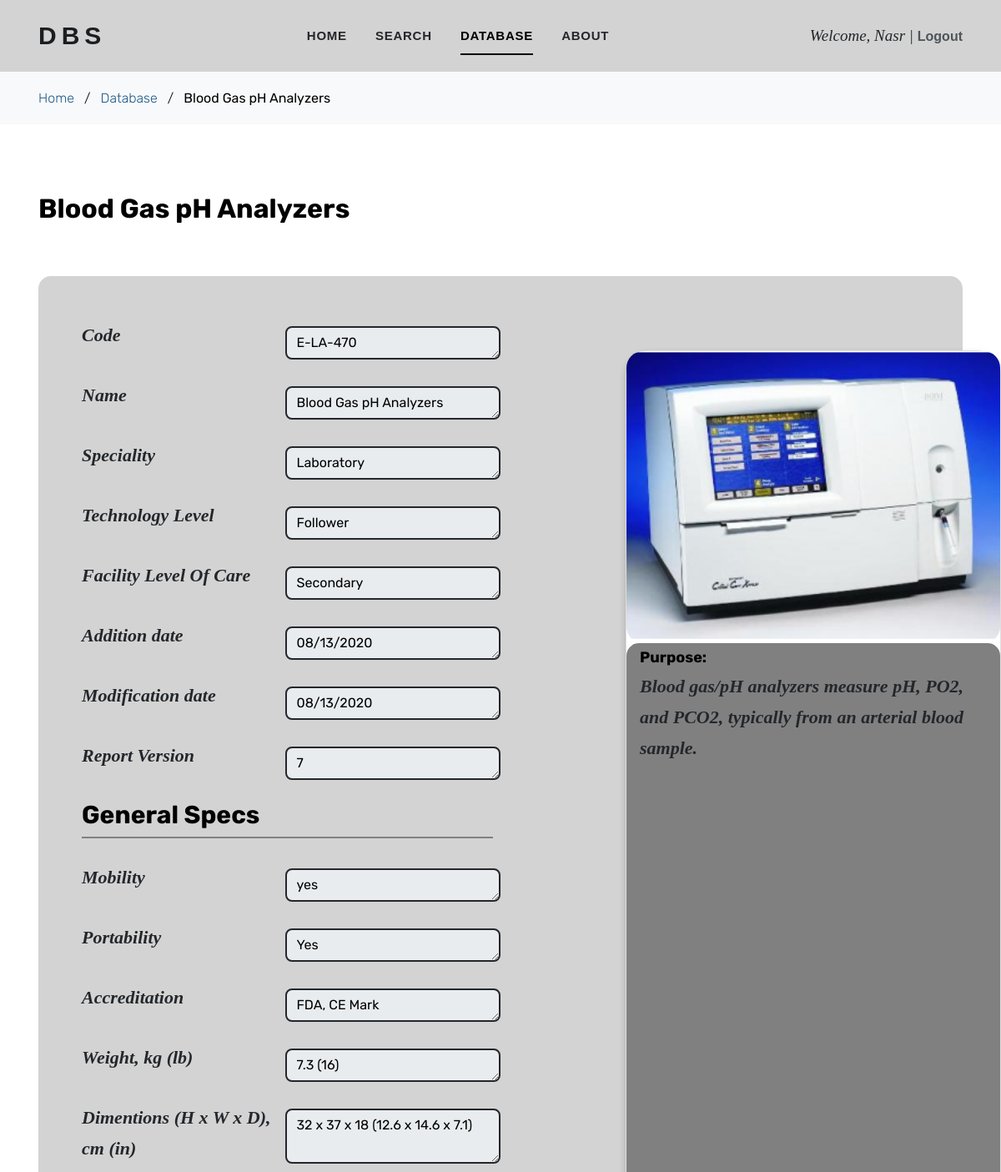
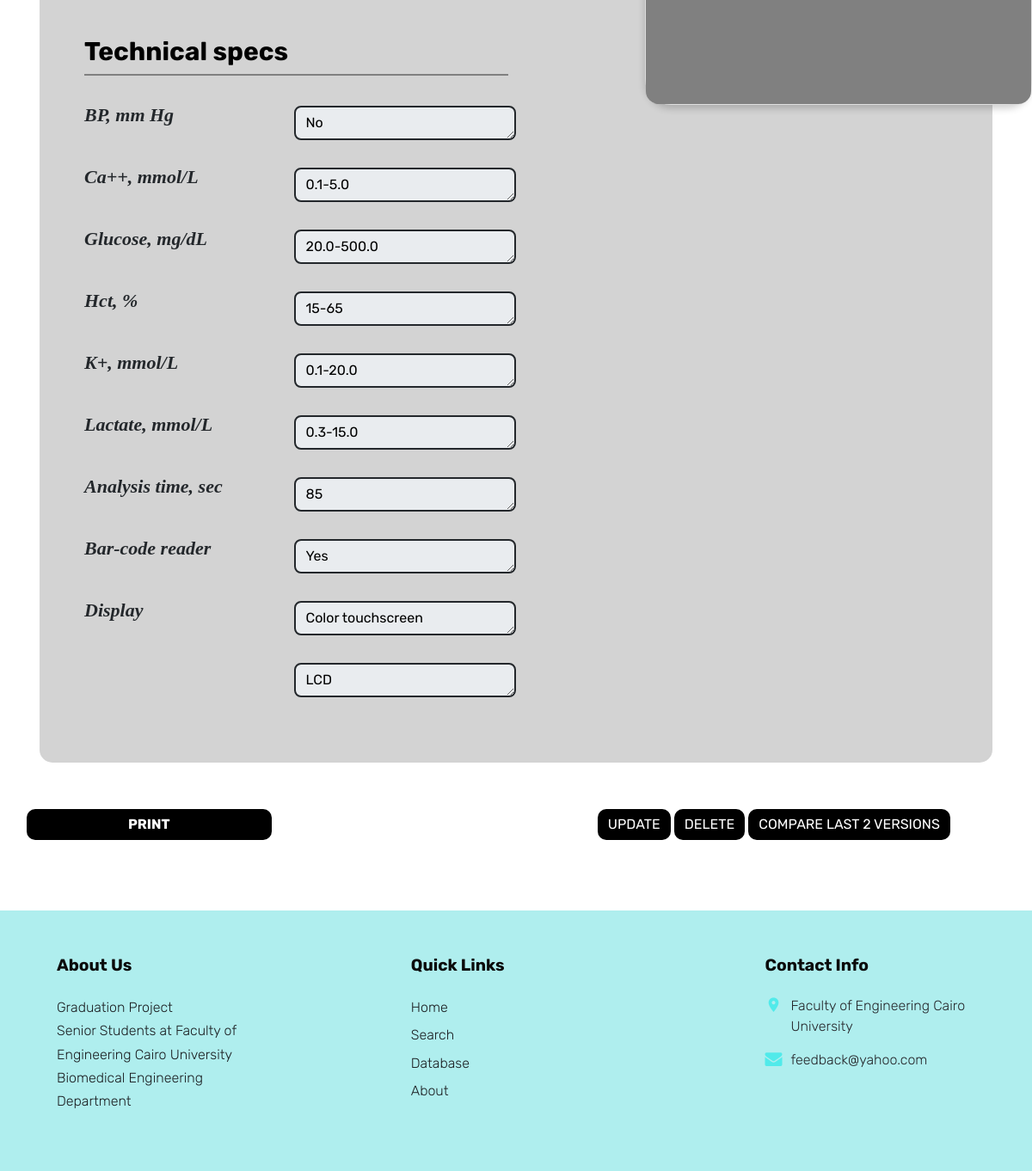
Screenshot of /techspecs/allequipments/4/ (signed in) with the database file from the repository (2 pictures, top to bottom).
### techspecs/models.py (models this page shows, shortened)
class Technical_Report(models.Model):
    code = models.CharField(max_length=10)
    version = models.PositiveIntegerField()
    equipment_name = models.CharField(max_length=50)
    purpose = models.TextField(default='654')
    speciality = models.CharField(max_length=25)
    picture = models.ImageField(upload_to='media/', height_field=None, width_field=None, max_length=1000)
    general_specs = models.ManyToManyField(General_Specs, blank=True)
    technical_specs = models.ManyToManyField(Technical_Specs, blank=True)
    modification_date = models.CharField(max_length=20)
    addition_date = models.CharField(max_length=20)
    technology_level = models.CharField(max_length=10)
    facility_level = models.CharField(max_length=10)

class General_Specs(models.Model):
    name = models.CharField(max_length=100, null=True)
    value = models.CharField(max_length=100, null=True)

class Technical_Specs(models.Model):
    name = models.CharField(max_length=100, null=True, blank=True)
    value = models.CharField(max_length=100, null=True, blank=True)

### techspecs/views.py (the view)
# urls.py: path('allequipments/<str:id>/', views.admin_detail, name='details'),
@login_required(login_url='login')
def admin_detail(request, id):
    device = get_object_or_404(Technical_Report, pk=id)
    return render(request, 'techspecs/admin_detail.html', {'device': device})

### techspecs/templates/techspecs/admin_detail.html (shortened to what this page needs)
{% extends 'base.html' %}
{% block content %}
    <div class="site-navbar py-2" style="background: lightgray">
      <div class="container">
        <div class="d-flex align-items-center justify-content-between">
          <div class="logo">
            <div class="site-logo">
              <a href="{% url 'home' %}" class="js-logo-clone">DBS</a>
            </div>
          </div>
        <div class="main-nav d-none d-lg-block">
                <nav class="site-navigation text-right text-md-center" role="navigation">
                  <ul class="site-menu js-clone-nav d-none d-lg-block">
                    <li><a href="{% url 'home' %}">Home</a></li>
                    <li><a href="{% url 'search' %}">Search</a></li>
                    <li class="active"><a href="{% url 'all_equipments' %}">Database</a></li>
                    <li><a href="{% url 'about' %}">About</a></li>
                  </ul>
                </nav>
              </div>
           {% if user.is_authenticated %}
            <div>
            <span class="text" style="font-size: 19px; text-transform: capitalize"> Welcome, {{ request.user }}  |  </span>
            <span><a href="{% url 'logout' %}">Logout</a></span>
            </div>
        {% else %}
            <span><a href="{% url 'login' %}">Sign In</a> | <a href="{% url 'register' %}">Sign Up</a></span>
        {% endif %}
          </div>
        </div>
      </div>
</div>
    <div class="bg-light py-3">
      <div class="container">
        <div class="row">
          <div class="col-md-12 mb-0">
            <a href="{% url 'home' %}" style="color: #1d5987">Home</a> <span class="mx-2 mb-0">/</span>
          <a href="{% url 'all_equipments' %}" style="color: #1d5987">Database</a> <span class="mx-2 mb-0">/</span>
            <strong class="text-black">{{ device.equipment_name }}</strong>
            </div>
        </div>
      </div>
    </div>
<div class="site-section">
<div class="container">
<h2 class="text-black">
    <b>{{ device.equipment_name }}</b>
</h2>
<br/>
<br/>
<form class="text-black" style="border: 2px solid lightgray;border-radius: 15px; padding: 50px ;background: lightgray">
{% if device.picture %}
<div class="card" >
  <img src="{{ device.picture.url }}" class="card-img" alt="Image" style="border-radius: 20px; height: 350px">
    {% if device.purpose %}
  <div class="card-body container" style="background: gray;border-radius: 15px;" >
    <b style="color: black; font-size: 18px; font-weight: bold">Purpose:</b><p class=" text_form">{{ device.purpose }}</p>
  </div>
    {% endif %}
</div>
{% endif %}
{% if device.code %}
<div class="form-group row ">
<label for="colFormLabel" class="col-sm-3 text_form">Code</label>
<textarea class="form-control col-sm-3 text-black input_form" id="colFormLabel" rows="1" readonly wrap="hard">{{ device.code }}</textarea>
</div>
{% endif %}
{% if device.equipment_name %}
<div class="form-group row">
<label for="colFormLabel" class="col-sm-3 text_form">Name</label>
<textarea class="form-control col-sm-3 text-black input_form" id="colFormLabel" rows="1" readonly wrap="hard" >{{ device.equipment_name }}</textarea>
</div>
{% endif %}
{% if device.speciality %}
<div class="form-group row">
<label for="colFormLabel" class="col-sm-3 text_form">Speciality</label>
<textarea class="form-control col-sm-3 text-black input_form" id="colFormLabel" rows="1" readonly wrap="hard">{{ device.speciality }}</textarea>
</div>
{% endif %}
{% if device.technology_level %}
<div class="form-group row">
<label for="colFormLabel" class="col-sm-3 text_form">Technology Level</label>
<textarea class="form-control col-sm-3 text-black input_form" id="colFormLabel" rows="1" readonly wrap="hard">{{ device.technology_level }}</textarea>
</div>
{% endif %}
{% if device.facility_level %}
<div class="form-group row">
<label for="colFormLabel" class="col-sm-3 text_form">Facility Level Of Care</label>
<textarea class="form-control col-sm-3 text-black input_form" id="colFormLabel" rows="1" readonly wrap="hard">{{ device.facility_level }}</textarea>
</div>
{% endif %}
{% if device.addition_date %}
<div class="form-group row">
<label for="colFormLabel" class="col-sm-3 text_form">Addition date</label>
<textarea class="form-control col-sm-3 text-black input_form" id="colFormLabel" rows="1" readonly wrap="hard">{{ device.addition_date }}</textarea>
</div>
{% endif %}
{% if device.modification_date %}
<div class="form-group row">
<label for="colFormLabel" class="col-sm-3 text_form">Modification date</label>
<textarea class="form-control col-sm-3 text-black input_form" id="colFormLabel" rows="1" readonly wrap="hard">{{ device.modification_date }}</textarea>
</div>
{% endif %}
<div class="form-group row ">
<label for="colFormLabel" class="col-sm-3 text_form">Report Version</label>
<textarea class="form-control col-sm-3 text-black input_form" id="colFormLabel" rows="1" readonly wrap="hard">{{ device.version }}</textarea>
</div>
{% if device.general_specs.all  %}
<h2  style="font-weight: bold; font-size: 30px">General Specs</h2>
<hr style="border: 1px solid gray; width: 13cm; margin: 0px "/><br/>
{% endif %}
{% for item in device.general_specs.all %}
    <div class="form-group row">
    <label for="colFormLabel" class="col-sm-3 text_form">{{item.name}}</label>
    <textarea class="form-control col-sm-3 text-black input_form" id="colFormLabel" rows="1" readonly wrap="hard">{{ item.value }}</textarea>
    </div>
{% endfor %}
    <br/>
{% if device.technical_specs.all  %}
<h2  style="font-weight: bold; font-size: 30px">Technical specs</h2>
<hr style="border: 1px solid gray; width: 13cm; margin: 0px "/><br/>
{% endif %}
{% for item in device.technical_specs.all %}
    {% if item.name == 'none' %}
    <div class="form-group row">
    <label for="colFormLabel" class="col-sm-3 text_form"></label>
    <textarea class="form-control col-sm-3 text-black input_form" id="colFormLabel" rows="1" readonly wrap="hard">{{ item.value }}</textarea>
    </div>
    {% else %}
    <div class="form-group row">
    <label for="colFormLabel" class="col-sm-3 text_form">{{ item.name }}</label>
    <textarea class="form-control col-sm-3 text-black input_form" id="colFormLabel" rows="1" readonly wrap="hard">{{ item.value }}</textarea>
    </div>
    {% endif %}
{% endfor %}
</form>
<br><br>
<div class=" row " >
    <button type="submit" class="button btn col-sm-3 " style="font-weight: bold ; background: black; border: black; color: white"
        onclick="document.location.href = 'http://127.0.0.1:8000/techspecs/pdf/{{ device.id}}'">Print</button>
    <label class="col-sm-4"></label>
    <div>
              <button type="button" class="button btn " style="background: black; border: black; color: white"
                      onclick="document.location.href = 'http://127.0.0.1:8000/techspecs/update/{{ device.id }}'">Update</button>
              <button type="button" class="button btn" style="background: black; border: black; color: white"
                      onclick="document.location.href = 'http://127.0.0.1:8000/techspecs/delete/{{ device.id }}'">Delete</button>
              <button type="button" class="button btn" style="background: black; border: black; color: white"
                      onclick="document.location.href = 'http://127.0.0.1:8000/techspecs/compare/{{ device.id}}'">Compare last 2 versions</button>
    </div>
  </div>
</div>
</div>
{% endblock %}

### static/techspecs/css/style.css (style rules this page uses)
body { line-height: 1.7; color: black; font-weight: 300; font-size: 16px; }
a { -webkit-transition: .3s all ease; -o-transition: .3s all ease; transition: .3s all ease; }
.text-black { color: #000; }
.btn { -webkit-transition: .3s all ease-in-out; -o-transition: .3s all ease-in-out; transition: .3s all ease-in-out; text-transform: uppercase; border-width: 2px; border-radius: 25px; }
.site-section { padding: 2.5em 0; }
@media (min-width: 768px) { .site-section { padding: 5em 0; } }
.site-logo a { text-transform: uppercase; letter-spacing: .2em; font-size: 30px; color: #1b1e21 !important; font-weight: 900; }
.site-navbar { margin-bottom: 0px; z-index: 2000; position: relative; top: 0; width: 100%; background: white; }
.site-navbar a { color: #4e555b; font-family: "Italic Outline Art", sans-serif; text-shadow: #363636; font-weight: bold; }
.site-navbar .site-navigation .site-menu { margin-left: 0; padding-left: 0; margin-bottom: 0; }
.site-navbar .site-navigation .site-menu .active > a { color: #000; position: relative; }
.site-navbar .site-navigation .site-menu .active > a:before { content: ""; position: absolute; left: 10px; right: 10px; height: 2px; background: #000; bottom: 0; }
.site-navbar .site-navigation .site-menu a { text-decoration: none !important; font-size: 15px; display: inline-block; }
.site-navbar .site-navigation .site-menu > li { display: inline-block; padding: 10px 5px; }
.site-navbar .site-navigation .site-menu > li > a { padding: 10px 10px; text-transform: uppercase; letter-spacing: .05em; color: #25262a; font-size: 15px; text-decoration: none !important; }
.site-mobile-menu .site-mobile-menu-header .site-mobile-menu-logo a { display: inline-block; text-transform: uppercase; color: #000; letter-spacing: .2em; font-size: 22px; font-weight: 900; }
.site-mobile-menu .site-nav-wrap { padding: 0; margin: 0; list-style: none; position: relative; }
.site-mobile-menu .site-nav-wrap a { padding: 10px 20px; display: block; position: relative; color: #212529; }
.site-mobile-menu .site-nav-wrap li { position: relative; display: block; }
.site-mobile-menu .site-nav-wrap > li { display: block; position: relative; float: left; width: 100%; }
.site-mobile-menu .site-nav-wrap > li > a { padding-left: 20px; font-size: 20px; }

### static/techspecs/mystyle.css (style rules this page uses)
.input_form { margin: 8px 0; box-sizing: border-box; border: 2px solid #23272b; border-radius: 8px; outline: none; }
.text { font-family: "Times New Roman", serif; font-style: italic; text-shadow: #363636; color: #23272b; font-size: 24px; }
.text_form { font-family: "Times New Roman", serif; font-weight: bold; font-style: italic; text-shadow: #363636; color: #23272b; font-size: 22px; }
.row:after { content: ""; display: table; clear: both; }
.button { background-color: #117a8b; outline: none; border: 2px solid #117a8b; color: black; cursor: pointer; fill: #117a8b; border-radius:10px; }
.card { top: 420px; left: 750px; position: absolute; box-shadow: 0 4px 8px 0 rgba(0,0,0,0.2); transition: 0.3s; width: 450px; height: 40%; border-radius: 30px; }
img { border-radius: 5px 5px 0 0; }
.container { padding: 2px 16px; }

### rows the page displays
Technical_Report: equipment_name "Blood Gas pH Analyzers", picture (picture), purpose "Blood gas/pH analyzers measure pH, PO2, and PCO2, typically from an arterial blood sample.", code "E-LA-470", speciality "Laboratory", technology_level "Follower", facility_level "Secondary", addition_date "08/13/2020", modification_date "08/13/2020", version "7"
General_Specs: name "Mobility", value "yes"
General_Specs: name "Portability", value "Yes"
General_Specs: name "Accreditation", value "FDA, CE Mark"
General_Specs: name "Weight, kg (lb)", value "7.3 (16)"
General_Specs: name "Dimentions (H x W x D), cm (in)", value "32 x 37 x 18 (12.6 x 14.6 x 7.1)"
Technical_Specs: name "BP, mm Hg", value "No"
Technical_Specs: name "Ca++, mmol/L", value "0.1-5.0"
Technical_Specs: name "Glucose, mg/dL", value "20.0-500.0"
Technical_Specs: name "Hct, %", value "15-65"
Technical_Specs: name "K+, mmol/L", value "0.1-20.0"
Technical_Specs: name "Lactate, mmol/L", value "0.3-15.0"
Technical_Specs: name "Analysis time, sec", value "85"
Technical_Specs: name "Bar-code reader", value "Yes"
Technical_Specs: name "Display", value "Color touchscreen"
Technical_Specs: value "LCD"

### other values shown
{{ request.user }} "Nasr"
